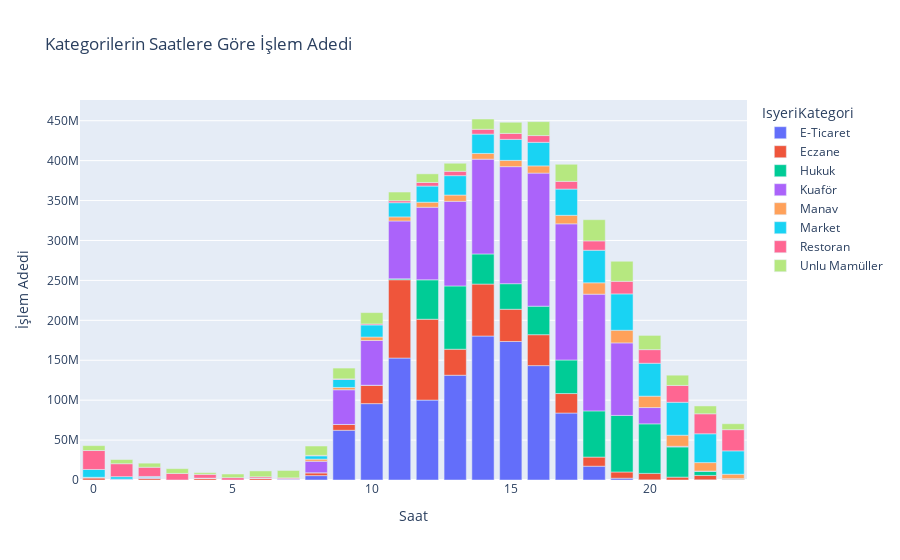
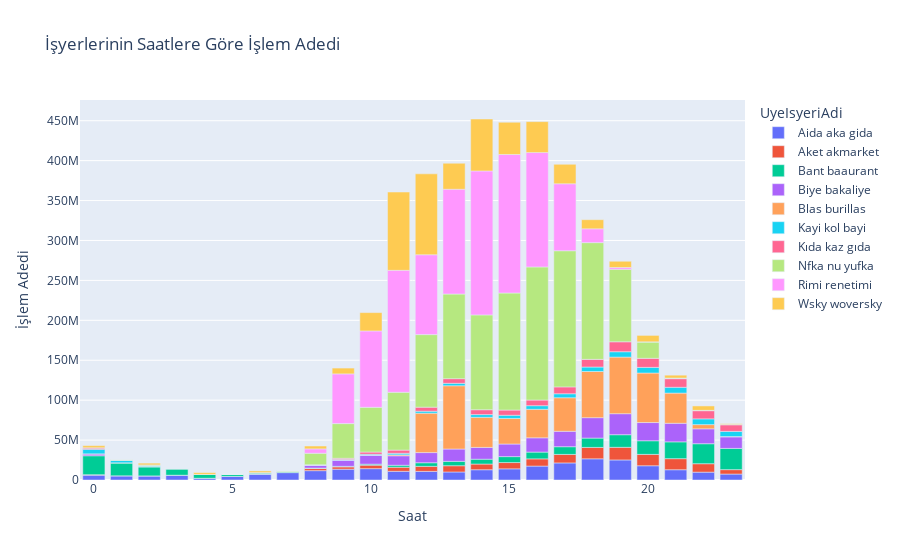

The notebook cell these images were saved under, in order:
### Code cell
import pandas as pd
import matplotlib.pyplot as plt
import random
import plotly.express as px

data = data[data["IsyeriKategori"] != "Test"]
data = data[data["UyeIsyeriDurum"] != "Pasif"]


data['Saat'] = pd.to_datetime(data['IslemTarih']).dt.hour

saat_ile_islem_adedi = data.groupby(['Saat', 'IsyeriKategori'])['IslemTutar'].sum().unstack().fillna(0)

fig = px.bar(saat_ile_islem_adedi, x=saat_ile_islem_adedi.index, y=saat_ile_islem_adedi.columns, labels={'Saat':'Saat', 'value':'İşlem Adedi'}, title="Kategorilerin Saatlere Göre İşlem Adedi")

fig.show()


data['Saat'] = pd.to_datetime(data['IslemTarih']).dt.hour

saat_ile_islem_adedi = data.groupby(['Saat', 'UyeIsyeriAdi'])['IslemTutar'].sum().unstack().fillna(0)

fig = px.bar(saat_ile_islem_adedi, x=saat_ile_islem_adedi.index, y=saat_ile_islem_adedi.columns, labels={'Saat':'Saat', 'value':'İşlem Adedi'}, title="İşyerlerinin Saatlere Göre İşlem Adedi")

fig.show()

### Figure 1 — Plotly figure (JSON) as saved in the notebook; plotly's stock layout.template omitted (floating-point values rounded to 4 significant figures)
{"data": [{"alignmentgroup": "True", "hovertemplate": "IsyeriKategori=E-Ticaret<br>Saat=%{x}<br>İşlem Adedi=%{y}<extra></extra>", "legendgroup": "E-Ticaret", "marker": {"color": "#636efa", "pattern": {"shape": ""}}, "name": "E-Ticaret", "offsetgroup": "E-Ticaret", "orientation": "v", "showlegend": true, "textposition": "auto", "type": "bar", "x": [0, 1, 2, 3, 4, 5, 6, 7, 8, 9, 10, 11, 12, 13, 14, 15, 16, 17, 18, 19, 20, 21, 22, 23], "xaxis": "x", "y": [15500, 0, 30000, 0, 0, 0, 0, 0, 5492900, 62278677, 95655182, 152733283, 100044335, 131238806, 180317890, 173511771, 143276872, 83865753, 17301694, 2246900, 234500, 0, 243000, 0], "yaxis": "y"}, {"alignmentgroup": "True", "hovertemplate": "IsyeriKategori=Eczane<br>Saat=%{x}<br>İşlem Adedi=%{y}<extra></extra>", "legendgroup": "Eczane", "marker": {"color": "#EF553B", "pattern": {"shape": ""}}, "name": "Eczane", "offsetgroup": "Eczane", "orientation": "v", "showlegend": true, "textposition": "auto", "type": "bar", "x": [0, 1, 2, 3, 4, 5, 6, 7, 8, 9, 10, 11, 12, 13, 14, 15, 16, 17, 18, 19, 20, 21, 22, 23], "xaxis": "x", "y": [2730100, 147000, 2199800, 0, 2322900, 0, 2150500, 11000, 3579600, 7286145, 22999078, 98073726, 101331399, 32559918, 65077334, 40348776, 38715519, 24414289, 11417690, 7801850, 8060033, 3598220, 5498000, 1053900], "yaxis": "y"}, {"alignmentgroup": "True", "hovertemplate": "IsyeriKategori=Hukuk<br>Saat=%{x}<br>İşlem Adedi=%{y}<extra></extra>", "legendgroup": "Hukuk", "marker": {"color": "#00cc96", "pattern": {"shape": ""}}, "name": "Hukuk", "offsetgroup": "Hukuk", "orientation": "v", "showlegend": true, "textposition": "auto", "type": "bar", "x": [0, 1, 2, 3, 4, 5, 6, 7, 8, 9, 10, 11, 12, 13, 14, 15, 16, 17, 18, 19, 20, 21, 22, 23], "xaxis": "x", "y": [154721, 15225, 6225, 0, 0, 0, 0, 0, 0, 0, 56200, 1192477, 49342543, 79260510, 37727684, 32007844, 35686713, 42027353, 57839238, 70856294, 62033202, 37815735, 5259163, 380946], "yaxis": "y"}, {"alignmentgroup": "True", "hovertemplate": "IsyeriKategori=Kuaför<br>Saat=%{x}<br>İşlem Adedi=%{y}<extra></extra>", "legendgroup": "Kuaför", "marker": {"color": "#ab63fa", "pattern": {"shape": ""}}, "name": "Kuaför", "offsetgroup": "Kuaför", "orientation": "v", "showlegend": true, "textposition": "auto", "type": "bar", "x": [0, 1, 2, 3, 4, 5, 6, 7, 8, 9, 10, 11, 12, 13, 14, 15, 16, 17, 18, 19, 20, 21, 22, 23], "xaxis": "x", "y": [21720, 869723, 1157050, 0, 0, 9200, 67800, 1186615, 14396357, 43437753, 56026001, 72418135, 90883801, 106004453, 118742020, 146589124, 166702384, 170546626, 146192930, 90811271, 20419343, 806085, 219650, 252000], "yaxis": "y"}, {"alignmentgroup": "True", "hovertemplate": "IsyeriKategori=Manav<br>Saat=%{x}<br>İşlem Adedi=%{y}<extra></extra>", "legendgroup": "Manav", "marker": {"color": "#FFA15A", "pattern": {"shape": ""}}, "name": "Manav", "offsetgroup": "Manav", "orientation": "v", "showlegend": true, "textposition": "auto", "type": "bar", "x": [0, 1, 2, 3, 4, 5, 6, 7, 8, 9, 10, 11, 12, 13, 14, 15, 16, 17, 18, 19, 20, 21, 22, 23], "xaxis": "x", "y": [488550, 7000, 0, 0, 0, 2400, 23350, 294450, 2648448, 2911750, 4355311, 5113181, 6305610, 7847501, 7133135, 7860642, 9035313, 10655581, 14256585, 15846863, 14246115, 13851070, 10579015, 5554911], "yaxis": "y"}, {"alignmentgroup": "True", "hovertemplate": "IsyeriKategori=Market<br>Saat=%{x}<br>İşlem Adedi=%{y}<extra></extra>", "legendgroup": "Market", "marker": {"color": "#19d3f3", "pattern": {"shape": ""}}, "name": "Market", "offsetgroup": "Market", "orientation": "v", "showlegend": true, "textposition": "auto", "type": "bar", "x": [0, 1, 2, 3, 4, 5, 6, 7, 8, 9, 10, 11, 12, 13, 14, 15, 16, 17, 18, 19, 20, 21, 22, 23], "xaxis": "x", "y": [9766303, 3146871, 1056875, 31125, 0, 2250, 12550, 134930, 4173409, 10085454, 15111538, 17795978, 20249031, 24291888, 24239996, 26318031, 29507784, 32892949, 40777397, 45523201, 41219230, 41279727, 36098402, 29250480], "yaxis": "y"}, {"alignmentgroup": "True", "hovertemplate": "IsyeriKategori=Restoran<br>Saat=%{x}<br>İşlem Adedi=%{y}<extra></extra>", "legendgroup": "Restoran", "marker": {"color": "#FF6692", "pattern": {"shape": ""}}, "name": "Restoran", "offsetgroup": "Restoran", "orientation": "v", "showlegend": true, "textposition": "auto", "type": "bar", "x": [0, 1, 2, 3, 4, 5, 6, 7, 8, 9, 10, 11, 12, 13, 14, 15, 16, 17, 18, 19, 20, 21, 22, 23], "xaxis": "x", "y": [23732266, 16219254, 11511249, 8174342, 4731182, 2921811, 1762300, 1074550, 554452, 664186, 1254061, 2452407, 4515526, 5481748, 6051225, 7449616, 8474814, 9658920, 11697013, 15771844, 17061942, 21069709, 25027569, 26558795], "yaxis": "y"}, {"alignmentgroup": "True", "hovertemplate": "IsyeriKategori=Unlu Mamüller<br>Saat=%{x}<br>İşlem Adedi=%{y}<extra></extra>", "legendgroup": "Unlu Mamüller", "marker": {"color": "#B6E880", "pattern": {"shape": ""}}, "name": "Unlu Mamüller", "offsetgroup": "Unlu Mamüller", "orientation": "v", "showlegend": true, "textposition": "auto", "type": "bar", "x": [0, 1, 2, 3, 4, 5, 6, 7, 8, 9, 10, 11, 12, 13, 14, 15, 16, 17, 18, 19, 20, 21, 22, 23], "xaxis": "x", "y": [6142525, 5245950, 5140300, 6018425, 2185800, 4564680, 7374325, 9222025, 11715650, 13530350, 14216525, 10898610, 10799740, 10042400, 12863003, 13986850, 17442310, 21383940, 26546225, 25112350, 17842465, 12865350, 9830175, 7438700], "yaxis": "y"}], "layout": {"barmode": "relative", "legend": {"title": {"text": "IsyeriKategori"}, "tracegroupgap": 0}, "title": {"text": "Kategorilerin Saatlere Göre İşlem Adedi"}, "xaxis": {"anchor": "y", "domain": [0, 1], "title": {"text": "Saat"}}, "yaxis": {"anchor": "x", "domain": [0, 1], "title": {"text": "İşlem Adedi"}}}}

### Figure 2 — Plotly figure (JSON) as saved in the notebook; plotly's stock layout.template omitted (floating-point values rounded to 4 significant figures)
{"data": [{"alignmentgroup": "True", "hovertemplate": "UyeIsyeriAdi=Aida aka gida<br>Saat=%{x}<br>İşlem Adedi=%{y}<extra></extra>", "legendgroup": "Aida aka gida", "marker": {"color": "#636efa", "pattern": {"shape": ""}}, "name": "Aida aka gida", "offsetgroup": "Aida aka gida", "orientation": "v", "showlegend": true, "textposition": "auto", "type": "bar", "x": [0, 1, 2, 3, 4, 5, 6, 7, 8, 9, 10, 11, 12, 13, 14, 15, 16, 17, 18, 19, 20, 21, 22, 23], "xaxis": "x", "y": [6142525, 5245950, 5140300, 6018425, 2185800, 4564680, 7374325, 9222025, 11715650, 13530350, 14216525, 10898610, 10799740, 10042400, 12863003, 13986850, 17442310, 21383940, 26546225, 25112350, 17842465, 12865350, 9830175, 7438700], "yaxis": "y"}, {"alignmentgroup": "True", "hovertemplate": "UyeIsyeriAdi=Aket akmarket<br>Saat=%{x}<br>İşlem Adedi=%{y}<extra></extra>", "legendgroup": "Aket akmarket", "marker": {"color": "#EF553B", "pattern": {"shape": ""}}, "name": "Aket akmarket", "offsetgroup": "Aket akmarket", "orientation": "v", "showlegend": true, "textposition": "auto", "type": "bar", "x": [0, 1, 2, 3, 4, 5, 6, 7, 8, 9, 10, 11, 12, 13, 14, 15, 16, 17, 18, 19, 20, 21, 22, 23], "xaxis": "x", "y": [488550, 7000, 0, 0, 0, 2400, 23350, 294450, 2648448, 2911750, 4355311, 5113181, 6305610, 7847501, 7133135, 7860642, 9035313, 10655581, 14256585, 15846863, 14246115, 13851070, 10579015, 5554911], "yaxis": "y"}, {"alignmentgroup": "True", "hovertemplate": "UyeIsyeriAdi=Bant baaurant<br>Saat=%{x}<br>İşlem Adedi=%{y}<extra></extra>", "legendgroup": "Bant baaurant", "marker": {"color": "#00cc96", "pattern": {"shape": ""}}, "name": "Bant baaurant", "offsetgroup": "Bant baaurant", "orientation": "v", "showlegend": true, "textposition": "auto", "type": "bar", "x": [0, 1, 2, 3, 4, 5, 6, 7, 8, 9, 10, 11, 12, 13, 14, 15, 16, 17, 18, 19, 20, 21, 22, 23], "xaxis": "x", "y": [23732266, 16219254, 11511249, 8174342, 4731182, 2921811, 1762300, 1074550, 554452, 664186, 1254061, 2452407, 4515526, 5481748, 6051225, 7449616, 8474814, 9658920, 11697013, 15771844, 17061942, 21069709, 25027569, 26558795], "yaxis": "y"}, {"alignmentgroup": "True", "hovertemplate": "UyeIsyeriAdi=Biye bakaliye<br>Saat=%{x}<br>İşlem Adedi=%{y}<extra></extra>", "legendgroup": "Biye bakaliye", "marker": {"color": "#ab63fa", "pattern": {"shape": ""}}, "name": "Biye bakaliye", "offsetgroup": "Biye bakaliye", "orientation": "v", "showlegend": true, "textposition": "auto", "type": "bar", "x": [0, 1, 2, 3, 4, 5, 6, 7, 8, 9, 10, 11, 12, 13, 14, 15, 16, 17, 18, 19, 20, 21, 22, 23], "xaxis": "x", "y": [2244345, 73270, 0, 0, 0, 0, 12550, 107355, 3736859, 7776534, 11216813, 11880616, 12722071, 15417781, 14754753, 15770134, 17903685, 19310914, 25574766, 26333684, 22797883, 23260829, 18666537, 14480654], "yaxis": "y"}, {"alignmentgroup": "True", "hovertemplate": "UyeIsyeriAdi=Blas burillas<br>Saat=%{x}<br>İşlem Adedi=%{y}<extra></extra>", "legendgroup": "Blas burillas", "marker": {"color": "#FFA15A", "pattern": {"shape": ""}}, "name": "Blas burillas", "offsetgroup": "Blas burillas", "orientation": "v", "showlegend": true, "textposition": "auto", "type": "bar", "x": [0, 1, 2, 3, 4, 5, 6, 7, 8, 9, 10, 11, 12, 13, 14, 15, 16, 17, 18, 19, 20, 21, 22, 23], "xaxis": "x", "y": [154721, 15225, 6225, 0, 0, 0, 0, 0, 0, 0, 56200, 1192477, 49342543, 79260510, 37727684, 32007844, 35686713, 42027353, 57839238, 70856294, 62033202, 37815735, 5259163, 380946], "yaxis": "y"}, {"alignmentgroup": "True", "hovertemplate": "UyeIsyeriAdi=Kayi kol bayi<br>Saat=%{x}<br>İşlem Adedi=%{y}<extra></extra>", "legendgroup": "Kayi kol bayi", "marker": {"color": "#19d3f3", "pattern": {"shape": ""}}, "name": "Kayi kol bayi", "offsetgroup": "Kayi kol bayi", "orientation": "v", "showlegend": true, "textposition": "auto", "type": "bar", "x": [0, 1, 2, 3, 4, 5, 6, 7, 8, 9, 10, 11, 12, 13, 14, 15, 16, 17, 18, 19, 20, 21, 22, 23], "xaxis": "x", "y": [5699908, 3021201, 1055925, 31125, 0, 0, 0, 19625, 298050, 786595, 1133205, 1887715, 2446610, 3062500, 3409171, 4023153, 4541252, 4982742, 5576824, 6748770, 7075330, 7270964, 7216600, 6485207], "yaxis": "y"}, {"alignmentgroup": "True", "hovertemplate": "UyeIsyeriAdi=Kıda kaz gıda<br>Saat=%{x}<br>İşlem Adedi=%{y}<extra></extra>", "legendgroup": "Kıda kaz gıda", "marker": {"color": "#FF6692", "pattern": {"shape": ""}}, "name": "Kıda kaz gıda", "offsetgroup": "Kıda kaz gıda", "orientation": "v", "showlegend": true, "textposition": "auto", "type": "bar", "x": [0, 1, 2, 3, 4, 5, 6, 7, 8, 9, 10, 11, 12, 13, 14, 15, 16, 17, 18, 19, 20, 21, 22, 23], "xaxis": "x", "y": [1822050, 52400, 950, 0, 0, 2250, 0, 7950, 138500, 1522325, 2761520, 4027647, 5080350, 5811607, 6076072, 6524744, 7062847, 8599293, 9625807, 12440747, 11346017, 10747934, 10215265, 8284619], "yaxis": "y"}, {"alignmentgroup": "True", "hovertemplate": "UyeIsyeriAdi=Nfka nu yufka<br>Saat=%{x}<br>İşlem Adedi=%{y}<extra></extra>", "legendgroup": "Nfka nu yufka", "marker": {"color": "#B6E880", "pattern": {"shape": ""}}, "name": "Nfka nu yufka", "offsetgroup": "Nfka nu yufka", "orientation": "v", "showlegend": true, "textposition": "auto", "type": "bar", "x": [0, 1, 2, 3, 4, 5, 6, 7, 8, 9, 10, 11, 12, 13, 14, 15, 16, 17, 18, 19, 20, 21, 22, 23], "xaxis": "x", "y": [21720, 869723, 1157050, 0, 0, 9200, 67800, 1186615, 14396357, 43437753, 56026001, 72418135, 90883801, 106004453, 118742020, 146589124, 166702384, 170546626, 146192930, 90811271, 20419343, 806085, 219650, 252000], "yaxis": "y"}, {"alignmentgroup": "True", "hovertemplate": "UyeIsyeriAdi=Rimi renetimi<br>Saat=%{x}<br>İşlem Adedi=%{y}<extra></extra>", "legendgroup": "Rimi renetimi", "marker": {"color": "#FF97FF", "pattern": {"shape": ""}}, "name": "Rimi renetimi", "offsetgroup": "Rimi renetimi", "orientation": "v", "showlegend": true, "textposition": "auto", "type": "bar", "x": [0, 1, 2, 3, 4, 5, 6, 7, 8, 9, 10, 11, 12, 13, 14, 15, 16, 17, 18, 19, 20, 21, 22, 23], "xaxis": "x", "y": [15500, 0, 30000, 0, 0, 0, 0, 0, 5492900, 62278677, 95655182, 152733283, 100044335, 131238806, 180317890, 173511771, 143276872, 83865753, 17301694, 2246900, 234500, 0, 243000, 0], "yaxis": "y"}, {"alignmentgroup": "True", "hovertemplate": "UyeIsyeriAdi=Wsky woversky<br>Saat=%{x}<br>İşlem Adedi=%{y}<extra></extra>", "legendgroup": "Wsky woversky", "marker": {"color": "#FECB52", "pattern": {"shape": ""}}, "name": "Wsky woversky", "offsetgroup": "Wsky woversky", "orientation": "v", "showlegend": true, "textposition": "auto", "type": "bar", "x": [0, 1, 2, 3, 4, 5, 6, 7, 8, 9, 10, 11, 12, 13, 14, 15, 16, 17, 18, 19, 20, 21, 22, 23], "xaxis": "x", "y": [2730100, 147000, 2199800, 0, 2322900, 0, 2150500, 11000, 3579600, 7286145, 22999078, 98073726, 101331399, 32559918, 65077334, 40348776, 38715519, 24414289, 11417690, 7801850, 8060033, 3598220, 5498000, 1053900], "yaxis": "y"}], "layout": {"barmode": "relative", "legend": {"title": {"text": "UyeIsyeriAdi"}, "tracegroupgap": 0}, "title": {"text": "İşyerlerinin Saatlere Göre İşlem Adedi"}, "xaxis": {"anchor": "y", "domain": [0, 1], "title": {"text": "Saat"}}, "yaxis": {"anchor": "x", "domain": [0, 1], "title": {"text": "İşlem Adedi"}}}}
